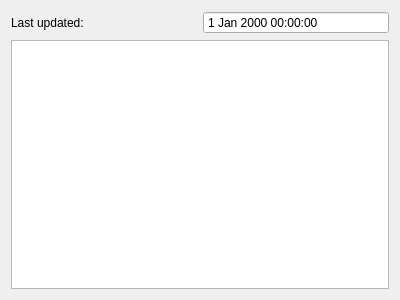
<?xml version="1.0" encoding="UTF-8"?>
<ui version="4.0">
 <class>Form</class>
 <widget class="QWidget" name="Form">
  <property name="geometry">
   <rect>
    <x>0</x>
    <y>0</y>
    <width>400</width>
    <height>300</height>
   </rect>
  </property>
  <property name="windowTitle">
   <string>Form</string>
  </property>
  <layout class="QVBoxLayout" name="verticalLayout">
   <item>
    <layout class="QHBoxLayout" name="label_layout">
     <item>
      <widget class="QLabel" name="timestamp_label">
       <property name="text">
        <string>Last updated: </string>
       </property>
      </widget>
     </item>
     <item>
      <widget class="QDateTimeEdit" name="datetime_edit">
       <property name="readOnly">
        <bool>true</bool>
       </property>
       <property name="buttonSymbols">
        <enum>QAbstractSpinBox::NoButtons</enum>
       </property>
      </widget>
     </item>
    </layout>
   </item>
   <item>
    <widget class="QPlainTextEdit" name="text_edit">
     <property name="lineWrapMode">
      <enum>QPlainTextEdit::NoWrap</enum>
     </property>
     <property name="readOnly">
      <bool>true</bool>
     </property>
    </widget>
   </item>
  </layout>
 </widget>
 <resources/>
 <connections/>
</ui>
